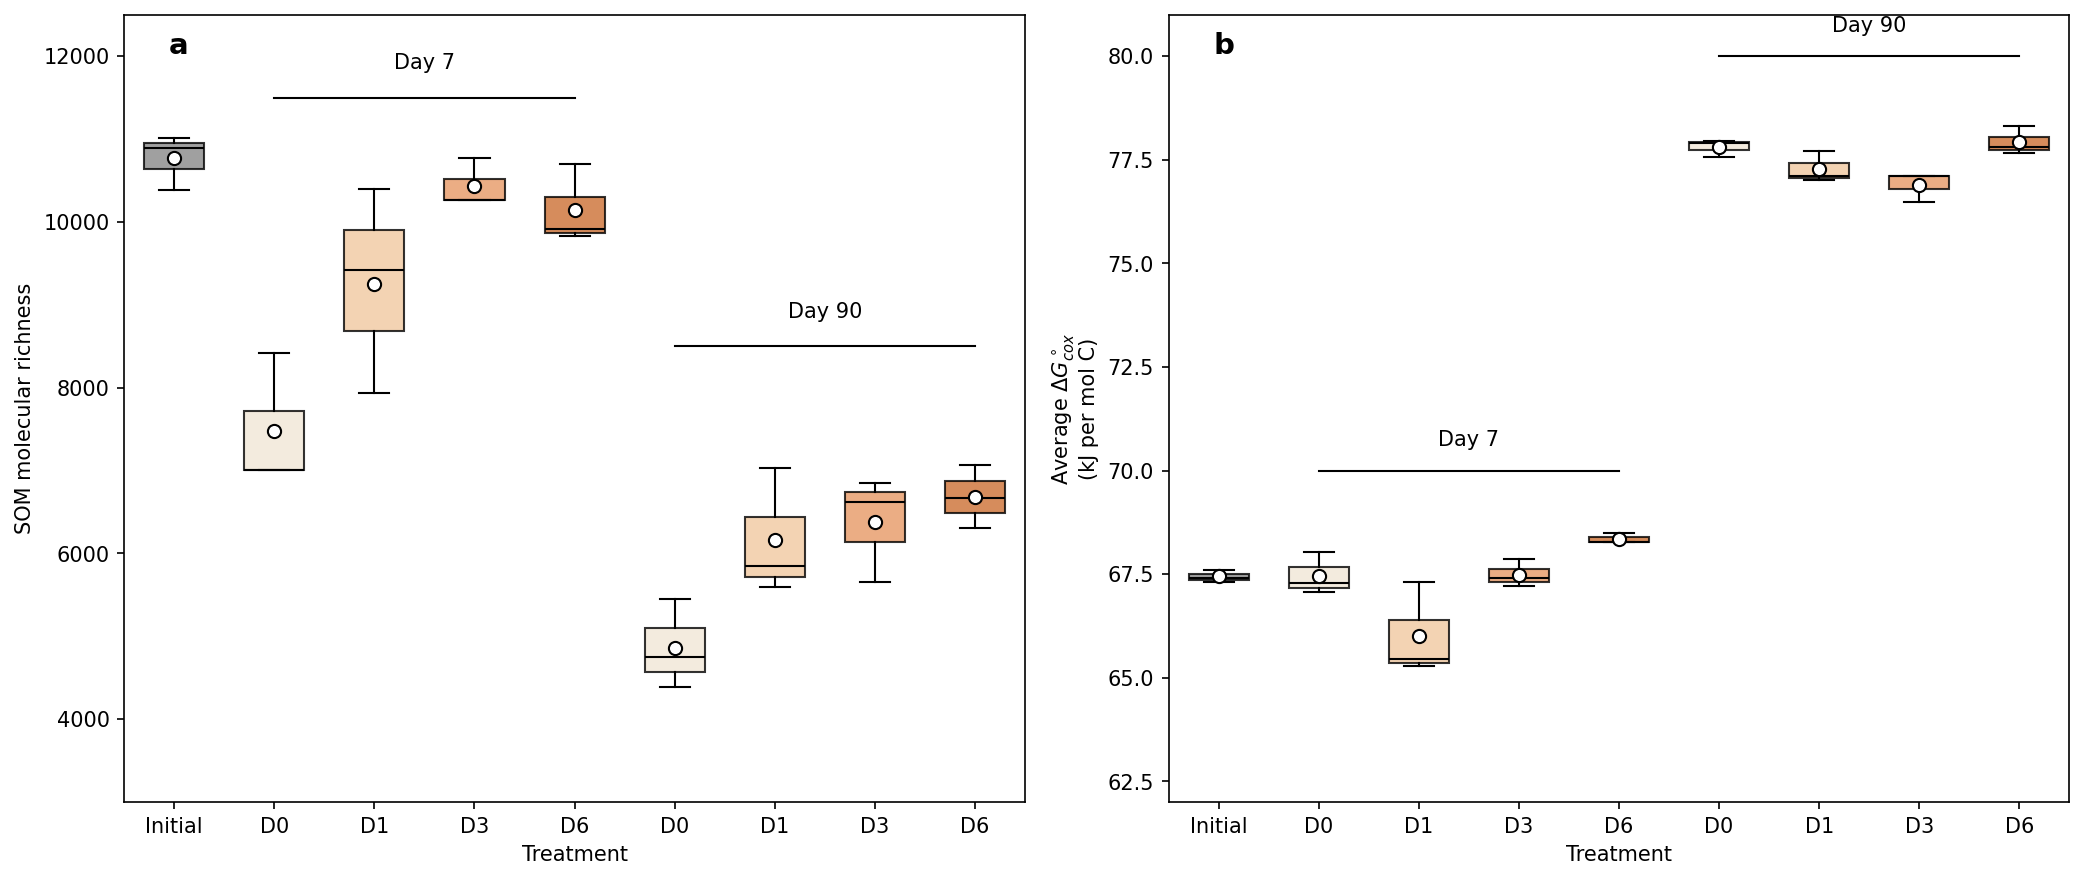

The Python source for this figure:
import numpy as np
import matplotlib.pyplot as plt

plt.rcParams['font.family'] = 'DejaVu Sans'
plt.rcParams['font.size'] = 10

# 固定随机种子，保证可复现
np.random.seed(42)

# --------------------------
# 模拟数据（与原图趋势/分组完全对齐）
# --------------------------
treatments = ['Initial', 'D0', 'D1', 'D3', 'D6']

# 图a: SOM molecular richness
# Day 7 (前5组)
mol_day7 = [
    np.random.normal(10500, 800, 3),    # Initial
    np.random.normal(7200, 800, 3),     # D0
    np.random.normal(8500, 1200, 3),   # D1
    np.random.normal(10500, 500, 3),    # D3
    np.random.normal(10600, 400, 3)    # D6
]
# Day 90 (后4组)
mol_day90 = [
    np.random.normal(5200, 800, 3),     # D0
    np.random.normal(6300, 500, 3),     # D1
    np.random.normal(6800, 800, 3),     # D3
    np.random.normal(7000, 600, 3)      # D6
]
mol_all = mol_day7 + mol_day90
x_ticks_labels = ['Initial', 'D0', 'D1', 'D3', 'D6', 'D0', 'D1', 'D3', 'D6']

# 图b: Average ΔGcox
# Day 7 (前5组)
gcox_day7 = [
    np.random.normal(67.5, 0.3, 3),    # Initial
    np.random.normal(67.3, 0.4, 3),     # D0
    np.random.normal(66.5, 1.0, 3),     # D1
    np.random.normal(67.8, 0.3, 3),     # D3
    np.random.normal(68.2, 0.4, 3)      # D6
]
# Day 90 (后4组)
gcox_day90 = [
    np.random.normal(78.0, 0.3, 3),     # D0
    np.random.normal(77.3, 0.4, 3),     # D1
    np.random.normal(77.0, 0.3, 3),     # D3
    np.random.normal(78.0, 0.5, 3)      # D6
]
gcox_all = gcox_day7 + gcox_day90

# 配色：浅→深的橙/棕色渐变
colors = [
    '#888888', '#f0e6d6', '#f0c8a0', '#e69966', '#cc7033',
    '#f0e6d6', '#f0c8a0', '#e69966', '#cc7033'
]

# --------------------------
# 绘图（和原图1x2双列布局完全一致）
# --------------------------
fig, axes = plt.subplots(1, 2, figsize=(14, 6), dpi=100)

# --- 图a: SOM molecular richness ---
ax = axes[0]
bp = ax.boxplot(mol_all, patch_artist=True, widths=0.6, medianprops={'color':'black'})
# 设置箱体颜色
for patch, color in zip(bp['boxes'], colors):
    patch.set_facecolor(color)
    patch.set_alpha(0.8)
# 添加均值点（白色圆点）
for i, data in enumerate(mol_all):
    mean_val = np.mean(data)
    ax.scatter(i+1, mean_val, color='white', edgecolor='black', zorder=3, s=40)

ax.set_xticks(range(1, len(x_ticks_labels)+1))
ax.set_xticklabels(x_ticks_labels)
ax.set_ylim(3000, 12500)
ax.set_ylabel('SOM molecular richness')
ax.set_xlabel('Treatment')
ax.text(0.05, 0.95, 'a', transform=ax.transAxes, fontsize=14, fontweight='bold')

# 添加Day7/Day90分组标注线
ax.plot([2, 5], [11500, 11500], color='black', linewidth=1)
ax.text(3.5, 11800, 'Day 7', ha='center', va='bottom')
ax.plot([6, 9], [8500, 8500], color='black', linewidth=1)
ax.text(7.5, 8800, 'Day 90', ha='center', va='bottom')

# --- 图b: Average ΔGcox ---
ax = axes[1]
bp = ax.boxplot(gcox_all, patch_artist=True, widths=0.6, medianprops={'color':'black'})
for patch, color in zip(bp['boxes'], colors):
    patch.set_facecolor(color)
    patch.set_alpha(0.8)
# 添加均值点（白色圆点）
for i, data in enumerate(gcox_all):
    mean_val = np.mean(data)
    ax.scatter(i+1, mean_val, color='white', edgecolor='black', zorder=3, s=40)

ax.set_xticks(range(1, len(x_ticks_labels)+1))
ax.set_xticklabels(x_ticks_labels)
ax.set_ylim(62, 81)
ax.set_ylabel('Average $\Delta G^\\circ_{cox}$\n(kJ per mol C)')
ax.set_xlabel('Treatment')
ax.text(0.05, 0.95, 'b', transform=ax.transAxes, fontsize=14, fontweight='bold')

# 添加Day7/Day90分组标注线
ax.plot([2, 5], [70, 70], color='black', linewidth=1)
ax.text(3.5, 70.5, 'Day 7', ha='center', va='bottom')
ax.plot([6, 9], [80, 80], color='black', linewidth=1)
ax.text(7.5, 80.5, 'Day 90', ha='center', va='bottom')

plt.tight_layout()
plt.show()
